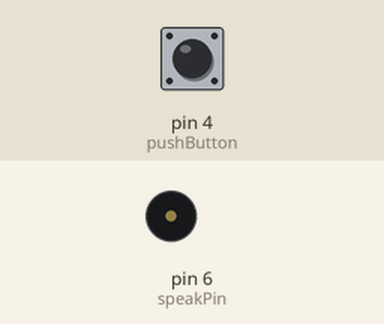
Recording of a sketch running on a simulated Arduino Uno, built with avr-gcc and run on an emulated ATmega328P. Shown: buzzer (waves = sounding). The inputs (shaded band) are chosen by the test bench; at power-on: pin 4 (pushButton) LOW.

Above: at 1.2 s.
1.3 s: pin 4 (pushButton) pulled HIGH for 0.15 s
At 22.4 s:
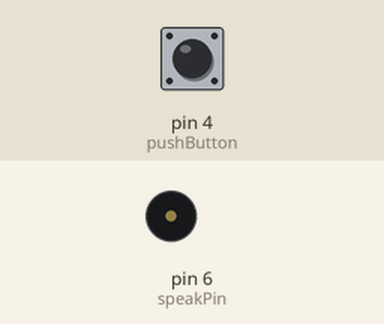
Timing chart, 0 to 22.8 s (numbered marks = the images above; inputs shaded):
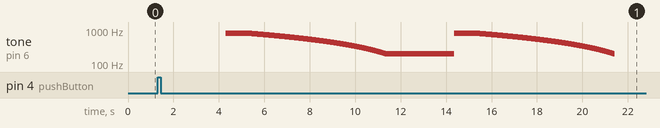

The sketch:

SHOCK_alarm.ino
```cpp
#define pushButton 4
#define speakPin 6

int pushState;

long time, timer;

boolean shock;

// the setup routine runs once when you press reset:
void setup() {
  // initialize serial communication at 9600 bits per second:
  Serial.begin(115200);
  // make the pushbutton's pin an input:
  pinMode(pushButton, INPUT);
  pinMode(speakPin, OUTPUT);
}

void loop() {
  if (digitalRead(pushButton))
    shock = true;

  if (millis() - time > 2000)
  {
    if (!digitalRead(pushButton))
      shock = false;
    time = millis();
  }

  //  Serial.println(shock);
  if (shock)
  {
    for (int j = 0; j < 2; j++)
      buzzer();
  }
  else
    noTone(speakPin);
}

void buzzer()
{
  for (int i = 200; i <= 800; i++)
  {
    tone(speakPin, i);
    delay(5);
  }
  delay(1000);
  for (int i = 800; i >= 200; i--)
  {
    tone(speakPin, i);
    delay(10);
  }
}
```

Measured:
- after the input at 1.3 s, tone on pin 6 (speakPin): plays 800 Hz for 1.0 s, 799 Hz for 0.01 s, 798 Hz for 0.01 s, 797 Hz for 0.01 s, 796 Hz for 0.01 s, 795 Hz for 0.01 s … (1202 notes in this stretch), starting after 3.0 s
